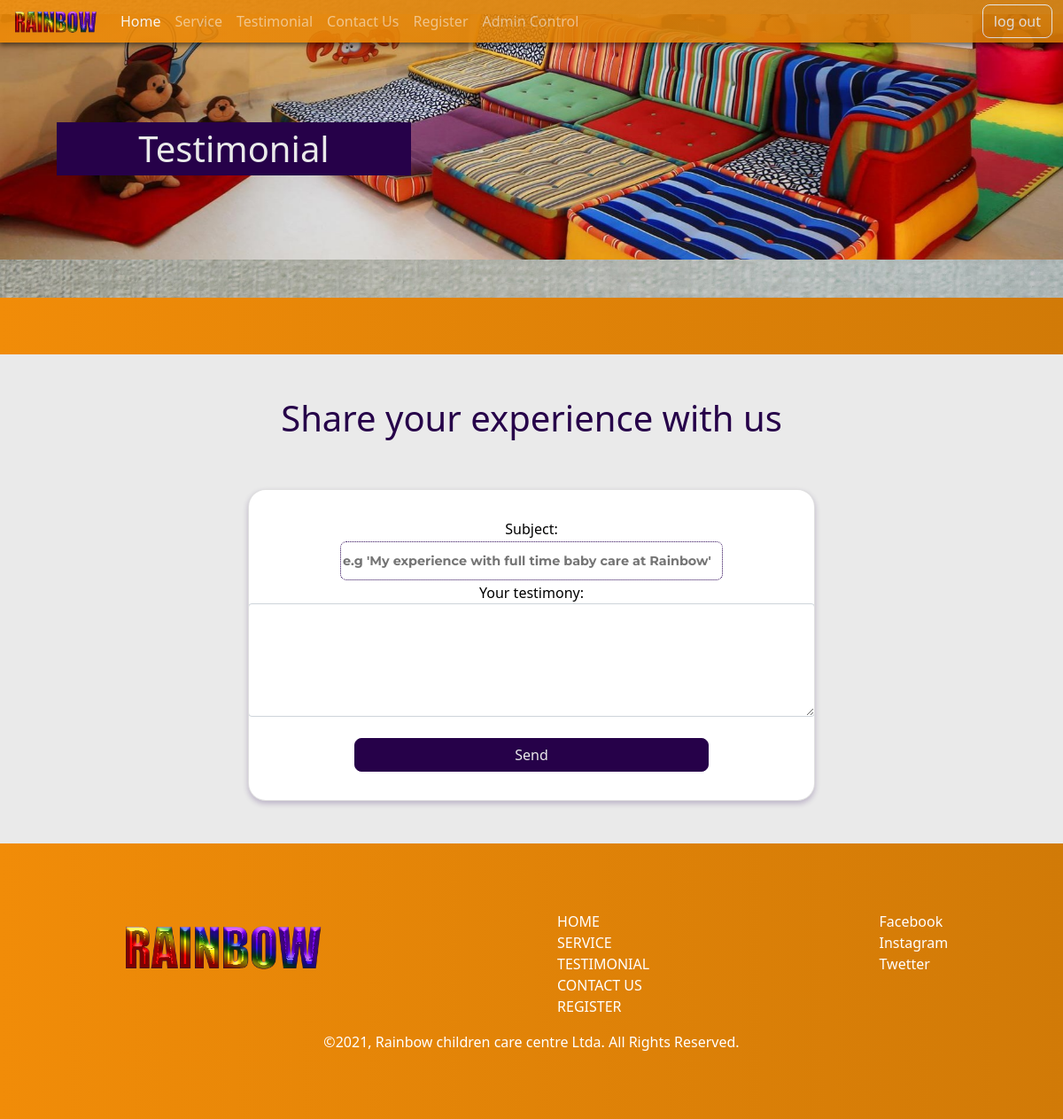
Before: /testimonial.php (signed in) with the older database file.
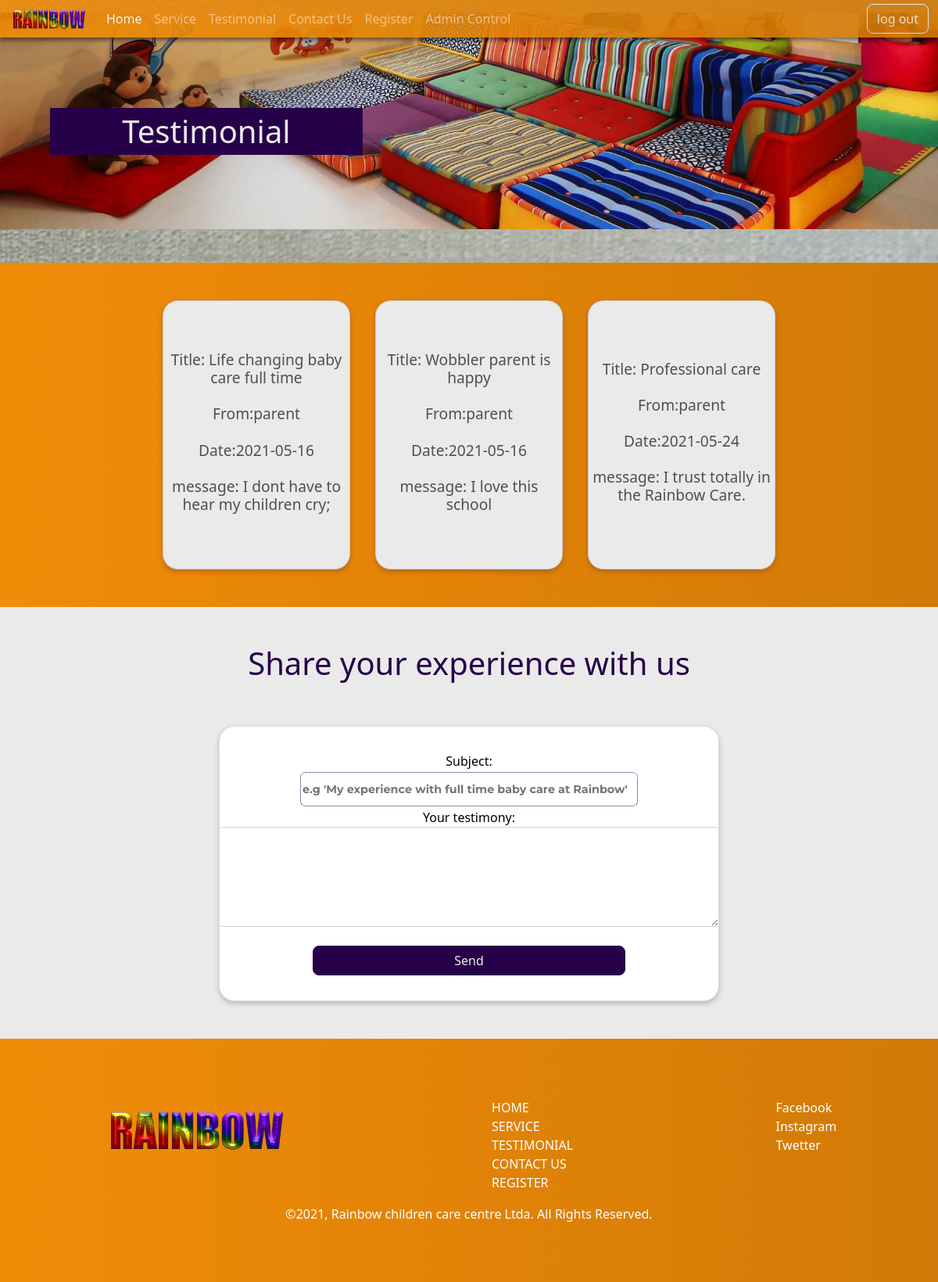
After: the same page with the newer database file.
### tables this page shows
CREATE TABLE `testimony` (
  `id` int NOT NULL AUTO_INCREMENT,
  `name` varchar(100) NOT NULL,
  `user_name` varchar(30) NOT NULL,
  `date` date NOT NULL,
  `title` varchar(80) NOT NULL,
  `message` varchar(800) NOT NULL,
  `display` varchar(10) NOT NULL DEFAULT 'none',
  PRIMARY KEY (`id`),
  KEY `user_name` (`user_name`),
  CONSTRAINT `testimony_ibfk_1` FOREIGN KEY (`user_name`) REFERENCES `users` (`user_name`) ON DELETE RESTRICT ON UPDATE RESTRICT
);

### testimonial.php (the view, shortened to what this page needs)
<!doctype html>
<html lang="en">
  <head>
    <link href="css/reset.css" rel="stylesheet"/>
    <link href="https://cdn.jsdelivr.net/npm/bootstrap@5.0.0/dist/css/bootstrap.min.css" rel="stylesheet">
    <link rel="stylesheet" href="css/style.css">
     <link rel="stylesheet" href="css/styles_registration.css">
  </head>
  <body>
  <?php
if($_SESSION['role'] =="admin"){
      include "header/header_adm.php" ;
  }
?>
</div><header class="header-top pags">
      <div class="wrapper-mian-header">
        <div class="txt-main">
          <p class="txt-care">Testimonial</p>
          </div>
      </div>
  </header>
   <section class="sec-card services">
       <div class="card-wrapper testimonial-card">
               <?php
        require('mysql_connect.php');
        $query = "SELECT * FROM testimony WHERE display='yes'";
        $result = @mysqli_query($db_connection, $query);
        if ($result->num_rows > 0) {
            while($row = $result->fetch_assoc()) {
                echo" <div class='card'>
                    <h1>Title: ".$row["title"]."<br>
                    <br>From:".$row["name"]."<br>
                    <br>Date:".$row["date"]."<br>
                    <br>message: ".$row["message"]."</h1>
                    </div>";
            }
        }
        ?>
     </section>
     <section id="add_testimonial"class="sec-card insights">
      <div class="txt-services">
        <h1>Share your experience with us</h1>
    </div>
    <div class="card-wrapper testimonial">
      <div class="card">
       <?php include "testimonial_add.php" ?>
      </div>
    </div>
    </section>
  <footer class="footer">
    <div class="wrapper-footer">
      <div class="logo"> <img src="images/logo/logo.png"></div>
      <div class="txt-footer"> HOME<br> SERVICE<br> TESTIMONIAL<br>CONTACT US<br> REGISTER</div>
      <div class="txt-footer">Facebook<br> Instagram <br>Twetter</div>
    </div>
    <div class="wrapper-footer">
     <div class="txt-footer"> <p>©2021, Rainbow children care centre Ltda. All Rights Reserved.</p></div>
   </div>
  </footer>
   </body>
 </html>

### header/header_adm.php (shortened to what this page needs)
<nav class="navbar navbar-expand-md navbar-dark fixed-top ">
    <div class="container-fluid"><div class="mobileBtn">  <a class="navbar-brand" href="index.php"><img src="images/logo/logo.png"></a>
      </div>
      <div class="collapse navbar-collapse" id="navbarCollapse">
        <ul class="navbar-nav me-auto mb-2 mb-md-0">
          <li class="nav-item">
            <a class="nav-link active" aria-current="page" href="index.php">Home</a>
          </li>
          <li class="nav-item">
            <a class="nav-link" href="babies.php">Service</a>
          </li>
          <li class="nav-item">
            <a class="nav-link" href="testimonial.php">Testimonial</a>
          </li>
          <li class="nav-item">
            <a class="nav-link" href="contact_us.php">Contact Us</a>
          </li>
          <li class="nav-item">
            <a class="nav-link" href="registration.php">Register</a>
          </li>
          <li class="nav-item">
            <a class="nav-link" href="admin_dash.php">Admin Control</a>
          </li>
        </ul>
      </div>
        <form class="d-flex space_btn" action="logout.php">
          <button class="btn btn-outline-success" type="submit">log out</button>
        </form>
    </div>
  </nav>

### testimonial_add.php (shortened to what this page needs)
<form action="#add_testimonial" method="post" class="p-4">
        <label class="" for="title">Subject:</label></br>
        <input class="form-form"type="text" name="title" class="form-control" maxlength=100 placeholder="e.g 'My experience with full time baby care at Rainbow'" required ><br>
        <label class=""or="message">Your testimony: </label>
        <textarea type="text" class="form-control" name="message" maxlength=100 required></textarea><br>
        <button type="submit" name="send" class="btn btn-outline-success btn-header">Send</button>
</form>

### css/style.css (style rules this page uses)
body { overflow-x: hidden; background-color:#EAEAEA; font: normal normal bold Montserrat; background-image: url("../images/img/schoolgirl-studying-at-home-with-a-notebook-and-do-BL7HVPW.jpg"); background-size:cover; background-repeat: no-repeat; background-attachment: fixed; }
.navbar { background: transparent linear-gradient(90deg, #f18c08 0%, #d17a07 100%) 0% 0% no-repeat padding-box; box-shadow: 0px 3px 6px #00000096; opacity: 0.9; height:3em; }
.navbar-brand { padding-right: 50%; }
.navbar img { height: 2em; width: 5em; }
.btn { font: normal normal bold ; font-size: 20px/24px; letter-spacing: 0px; color: #EAEAEA; border-color: #EAEAEA; border-radius: 0.5em; opacity: 1; }
.header-top { overflow: hidden; width: 100vw; height: 80vh; }
.wrapper-mian-header { width: 100vw; height: 80vh; display: grid; align-items: center; }
.txt-main { margin-left: 4em; }
.wrapper-mian-header p { font-size: 40px; letter-spacing: 0px; color: #260149; opacity: 1; color: #EAEAEA; }
.txt-care { text-align: center; width:10em; background-color: #260149; }
.sec-card { background-color: #EAEAEA; display: grid; align-self: center; justify-content: center; text-align: center; padding: 2em 0 2em 0; border-radius: 3em 3em 0 0; color: #260149; width: 100%; overflow: hidden; }
.card-wrapper { display: flex; justify-content: center; }
.card { background-color: white; width: 15em; height: 13em; margin: 1em; box-shadow: 0px 3px 6px #2b05563d; border-radius: 20px; display: flex; justify-content: center; align-items: center; overflow: hidden; }
.services { border-radius: inherit; background: transparent linear-gradient(90deg, #f18c08 0%, #d17a07 100%) 0% 0% no-repeat padding-box; color: #EAEAEA; height: auto; }
.services .card { background-color: #EAEAEA; color: #000000a9; height: 21.5em; justify-content:space-around; padding: 0 0.3em 0 0.3em; }
.services .card h1 { font-size: 1.2em; }
.txt-services { padding: 1em 0 2em 0; }
.btn-header { border-color: #260149; background-color: #260149; border-radius:inherit; border-radius: 0.5em; }
.insights { border-radius: inherit; }
.insights .card { width: 20em; height: 15em; }
.footer { width: 100vw; height: 311px; background: transparent linear-gradient(90deg, #f18c08 0%, #d17a07 100%) 0% 0% no-repeat padding-box; opacity: 1; color:white; display: grid; align-content: center; overflow: hidden; }
.wrapper-footer { display: flex; align-self: center; justify-content:space-around; margin-top: 1em; }
.logo img { height: 5em; width: 15em; }
.testimonial-card { display: grid; grid-template-columns: auto auto auto auto; }
.testimonial .card { width: 40em; height:22em; }
.testimonial .btn-header { width:25em; }
.testimonial textarea { height:8em; }
.form-form { color:#2B0556; height: 3em; width: 30em; margin: 0.2em 0 0.2em 0; border: 1px; border-style: dotted; border-radius: 0.5em; font-size: 0.9em; font-family: 'Montserrat', sans-serif; font-weight: bold; }
label { color: black; }

### css/styles_registration.css (style rules this page uses)
.navbar { height:3em; }
.pags { height: 40vh; background-image: url("../images/img/09_HotelsWithBabysittingServices__GrandVelas_GVRNKC1804huge.1541782145.jpg"); background-size:contain; background-repeat: no-repeat; background-attachment: fixed; }
.pags .wrapper-mian-header { height: 40vh; }

Changed rows visible on the page:
added testimony: title "Life changing baby care full time", name "parent", date "2021-05-16", message "I dont have to hear my children cry;"
added testimony: title "Wobbler parent is happy", name "parent", date "2021-05-16", message "I love this school"
added testimony: title "Professional care", name "parent", date "2021-05-24", message "I trust totally in the Rainbow Care."
